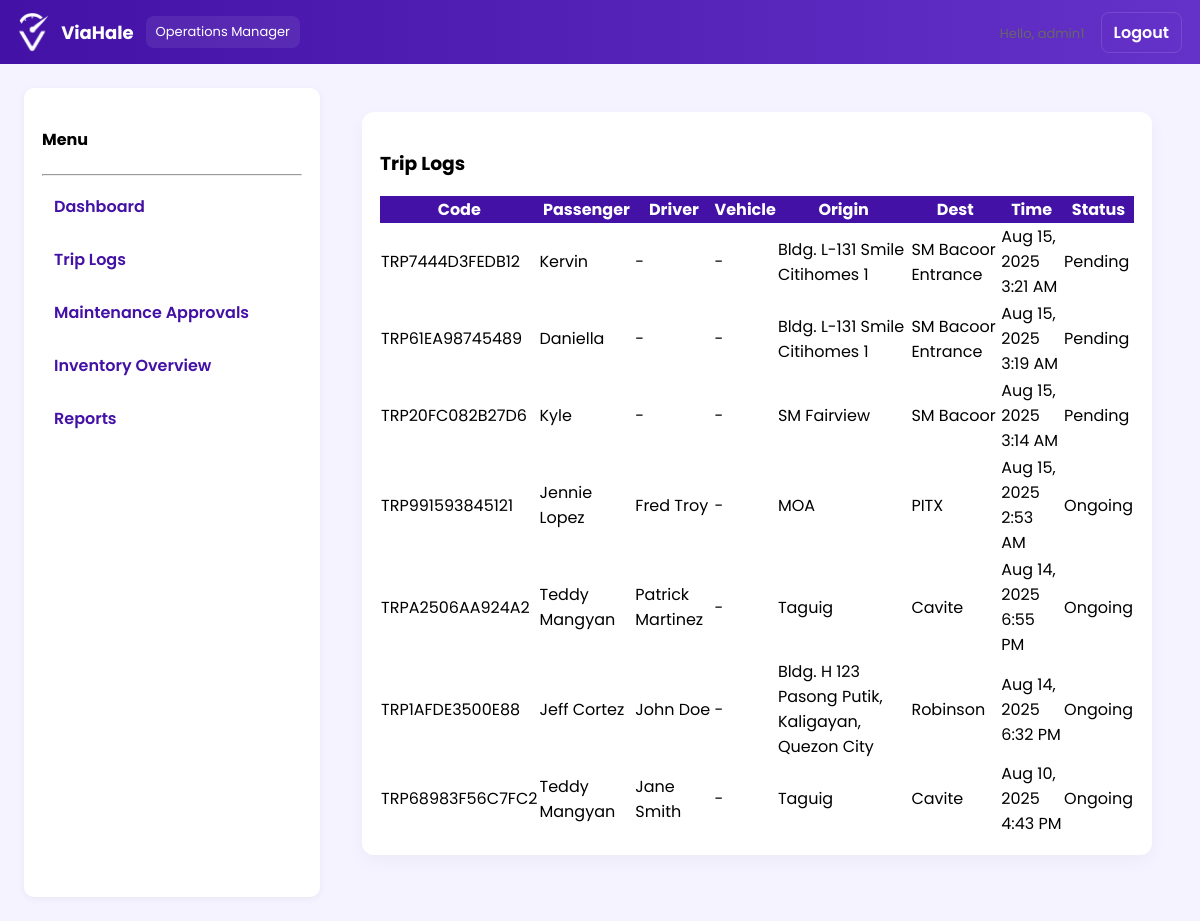
The page /operations/trip_logs.php (signed in) on the database its author committed.
### tables this page shows
CREATE TABLE `trips` (
  `id` int(11) NOT NULL,
  `trip_code` varchar(20) NOT NULL,
  `passenger_name` varchar(100) DEFAULT NULL,
  `driver_id` int(11) DEFAULT NULL,
  `vehicle_id` int(11) DEFAULT NULL,
  `origin` varchar(255) DEFAULT NULL,
  `pickup_lat` decimal(10,8) DEFAULT NULL,
  `pickup_lng` decimal(11,8) DEFAULT NULL,
  `destination` varchar(255) DEFAULT NULL,
  `dropoff_lat` decimal(10,8) DEFAULT NULL,
  `dropoff_lng` decimal(11,8) DEFAULT NULL,
  `scheduled_time` datetime DEFAULT NULL,
  `status` enum('pending','ongoing','completed','cancelled') DEFAULT 'pending',
  `created_at` timestamp NOT NULL DEFAULT current_timestamp(),
  `priority` tinyint(1) DEFAULT 0
);

CREATE TABLE `drivers` (
  `id` int(11) NOT NULL,
  `name` varchar(100) NOT NULL,
  `phone` varchar(30) DEFAULT NULL,
  `status` enum('available','on_trip','unavailable') DEFAULT 'available',
  `current_location_lat` decimal(10,8) DEFAULT NULL,
  `current_location_lng` decimal(11,8) DEFAULT NULL,
  `shift_end_time` time DEFAULT NULL,
  `rating_average` decimal(3,2) DEFAULT 5.00
);

### operations/trip_logs.php (the view, shortened to what this page needs)
<?php
require __DIR__ . '/../includes/db.php';
include __DIR__ . '/../includes/ops_navbar.php';
$q = "SELECT t.*, d.name as driver_name, v.plate_no FROM trips t
      LEFT JOIN drivers d ON t.driver_id=d.id
      LEFT JOIN vehicles v ON t.vehicle_id=v.id
      ORDER BY t.scheduled_time DESC LIMIT 1000";
$res = $conn->query($q);
?>
<!doctype html><html><head><meta charset="utf-8"><title>Trip Logs</title></head>
<body>
<div style="display:flex;gap:18px;padding:24px">
  <div class="sidebar">
    <h4>Menu</h4><hr>
    <a href="../operations/dashboard.php"> Dashboard</a>
    <a href="../operations/trip_logs.php"> Trip Logs</a>
    <a href="../operations/maintenance_approvals.php"> Maintenance Approvals <?php if($pendingMaintenance) echo "({$pendingMaintenance})"; ?></a>
    <a href="../operations/inventory_overview.php"> Inventory Overview <?php if($lowStock) echo "({$lowStock} low)"; ?></a>
    <a href="../operations/reports.php"> Reports</a>
  </div>
  <div style="flex:1" class="container-main">
    <div class="card">
      <h3>Trip Logs</h3>
      <div class="table-responsive">
        <table style="width:100%;border-collapse:collapse">
          <thead style="background:#4311A5;color:#fff"><tr><th>Code</th><th>Passenger</th><th>Driver</th><th>Vehicle</th><th>Origin</th><th>Dest</th><th>Time</th><th>Status</th></tr></thead>
          <tbody>
          <?php while($r = $res->fetch_assoc()): ?>
            <tr>
              <td><?php echo htmlspecialchars($r['trip_code']);?></td>
              <td><?php echo htmlspecialchars($r['passenger_name']);?></td>
              <td><?php echo htmlspecialchars($r['driver_name'] ?: '-');?></td>
              <td><?php echo htmlspecialchars($r['plate_no'] ?: '-');?></td>
              <td><?php echo htmlspecialchars($r['origin']);?></td>
              <td><?php echo htmlspecialchars($r['destination']);?></td>
              <td><?php echo $r['scheduled_time'] ? date('M j, Y g:i A', strtotime($r['scheduled_time'])) : '-';?></td>
              <td><?php echo htmlspecialchars(ucfirst($r['status']));?></td>
            </tr>
          <?php endwhile; ?>
          </tbody>
        </table>
      </div>
    </div>
  </div>
</div>
</body></html>

### includes/ops_navbar.php (shortened to what this page needs)
<?php
$username = $_SESSION['username'] ?? '';
?>
<div class="navbar-vh">
  <div style="display:flex;align-items:center;gap:12px">
    <img src="../logo.png"
         alt="ViaHale Logo"
         style="height:40px;width:auto;display:block;">
    <div class="brand">ViaHale</div>
    <div class="role-badge">Operations Manager</div>
  </div>
  <div class="nav-actions">
    <span class="small" style="margin-right:12px">Hello, <?php echo htmlspecialchars($username); ?></span>
    <a class="nav-link" href="/core1/logout.php" onclick="return confirm('Are you sure you want to log out?')">Logout</a>
  </div>
</div>

### includes/ops_navbar.php (style rules this page uses)
:root { --vh-color1:#6532C9;--vh-color2:#4311A5;--vh-accent:#9A66FF;--vh-bg:#f5f3ff }
body { font-family:'Poppins',sans-serif;background:var(--vh-bg);margin:0 }
.navbar-vh { background:linear-gradient(90deg,var(--vh-color2),var(--vh-color1));color:#fff;padding:12px 18px;display:flex;align-items:center;justify-content:space-between }
.brand { font-weight:700;font-size:18px }
.role-badge { background:rgba(255,255,255,0.08);padding:6px 10px;border-radius:8px;font-size:13px }
.nav-actions a { color:#fff;text-decoration:none;padding:8px 12px;border-radius:8px;border:1px solid rgba(255,255,255,0.12);font-weight:600 }
.sidebar { width:260px;background:#fff;min-height:calc(100vh - 60px);padding:18px;border-radius:10px;box-shadow:0 2px 8px rgba(0,0,0,0.05) }
.sidebar a { display:block;padding:10px 12px;color:#4311A5;text-decoration:none;border-radius:8px;margin-bottom:8px;font-weight:600 }
.container-main { padding:24px }
.card { background:#fff;border-radius:12px;padding:18px;box-shadow:0 6px 18px rgba(0,0,0,0.04);margin-bottom:18px }
.small { font-size:13px;color:#666 }

### rows shown on the page
trips: trip_code "TRP7444D3FEDB12", passenger_name "Kervin", driver_name "-", plate_no "-", origin "Bldg. L-131 Smile Citihomes 1", destination "SM Bacoor Entrance", scheduled_time "Aug 15, 2025 3:21 AM", status "Pending"
trips: trip_code "TRP61EA98745489", passenger_name "Daniella", driver_name "-", plate_no "-", origin "Bldg. L-131 Smile Citihomes 1", destination "SM Bacoor Entrance", scheduled_time "Aug 15, 2025 3:19 AM", status "Pending"
trips: trip_code "TRP20FC082B27D6", passenger_name "Kyle", driver_name "-", plate_no "-", origin "SM Fairview", destination "SM Bacoor", scheduled_time "Aug 15, 2025 3:14 AM", status "Pending"
trips: trip_code "TRP991593845121", passenger_name "Jennie Lopez", driver.name "Fred Troy", plate_no "-", origin "MOA", destination "PITX", scheduled_time "Aug 15, 2025 2:53 AM", status "Ongoing"
trips: trip_code "TRPA2506AA924A2", passenger_name "Teddy Mangyan", driver.name "Patrick Martinez", plate_no "-", origin "Taguig", destination "Cavite", scheduled_time "Aug 14, 2025 6:55 PM", status "Ongoing"
trips: trip_code "TRP1AFDE3500E88", passenger_name "Jeff Cortez", driver.name "John Doe", plate_no "-", origin "Bldg. H 123 Pasong Putik, Kaligayan, Quezon City", destination "Robinson", scheduled_time "Aug 14, 2025 6:32 PM", status "Ongoing"
trips: trip_code "TRP68983F56C7FC2", passenger_name "Teddy Mangyan", driver.name "Jane Smith", plate_no "-", origin "Taguig", destination "Cavite", scheduled_time "Aug 10, 2025 4:43 PM", status "Ongoing"

### other values the page prints
$username "admin1"
